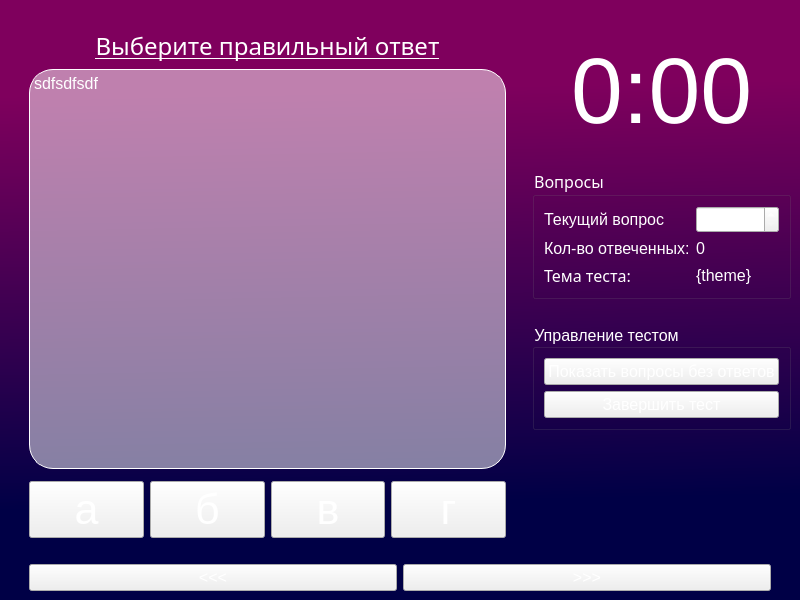
<?xml version="1.0" encoding="UTF-8"?>
<ui version="4.0">
 <class>MainWindow</class>
 <widget class="QMainWindow" name="MainWindow">
  <property name="geometry">
   <rect>
    <x>0</x>
    <y>0</y>
    <width>800</width>
    <height>600</height>
   </rect>
  </property>
  <property name="sizePolicy">
   <sizepolicy hsizetype="Maximum" vsizetype="Maximum">
    <horstretch>0</horstretch>
    <verstretch>0</verstretch>
   </sizepolicy>
  </property>
  <property name="minimumSize">
   <size>
    <width>800</width>
    <height>600</height>
   </size>
  </property>
  <property name="maximumSize">
   <size>
    <width>16777215</width>
    <height>16777215</height>
   </size>
  </property>
  <property name="windowTitle">
   <string>MainWindow</string>
  </property>
  <property name="styleSheet">
   <string notr="true">*{
	font-family: 'Circe';
	color: white;
	font-size: 12pt;
}

#question {
	color: white;
}

QButton {
	background-color: red;
}

#centralwidget {
    background-color: qlineargradient(spread:pad, x1:0.531, y1:0, x2:0.559, y2:1, stop:0.145251 rgba(127, 0, 93, 255), stop:0.836158 rgba(0, 0, 70, 255));
}

/*
background-color: qlineargradient(spread:pad, x1:0, y1:0, x2:0, y2:1, stop:0 rgba(255, 0, 0, 255), stop:0.339795 rgba(255, 0, 0, 255), stop:0.339799 rgba(255, 255, 255, 255), stop:0.662444 rgba(255, 255, 255, 255), stop:0.662469 rgba(0, 0, 255, 255), stop:1 rgba(0, 0, 255, 255));

qlineargradient(to top, #505285 0%, #585e92 12%, #65689f 25%, #7474b0 37%, #7e7ebb 50%, #8389c7 62%, #9795d4 75%, #a2a1dc 87%, #b5aee4 100%);
*/</string>
  </property>
  <property name="dockOptions">
   <set>QMainWindow::AllowTabbedDocks|QMainWindow::AnimatedDocks</set>
  </property>
  <widget class="QWidget" name="centralwidget">
   <property name="sizePolicy">
    <sizepolicy hsizetype="Preferred" vsizetype="Preferred">
     <horstretch>0</horstretch>
     <verstretch>0</verstretch>
    </sizepolicy>
   </property>
   <layout class="QGridLayout" name="gridLayout_3">
    <item row="0" column="0">
     <layout class="QVBoxLayout" name="verticalLayout">
      <property name="spacing">
       <number>6</number>
      </property>
      <property name="leftMargin">
       <number>20</number>
      </property>
      <property name="topMargin">
       <number>20</number>
      </property>
      <property name="rightMargin">
       <number>20</number>
      </property>
      <property name="bottomMargin">
       <number>20</number>
      </property>
      <item>
       <widget class="QLabel" name="label_4">
        <property name="font">
         <font>
          <family>Circe</family>
          <pointsize>18</pointsize>
          <underline>true</underline>
         </font>
        </property>
        <property name="styleSheet">
         <string notr="true">font-size: 18pt;</string>
        </property>
        <property name="text">
         <string>Выберите правильный ответ</string>
        </property>
        <property name="alignment">
         <set>Qt::AlignCenter</set>
        </property>
       </widget>
      </item>
      <item>
       <widget class="QTextBrowser" name="question">
        <property name="styleSheet">
         <string notr="true">background-color: rgba(255, 255, 255, 128);
border: 1px solid white;
border-radius: 24px;
box-shadow: 0px 0px 20px rgba(255, 0, 0, 255);</string>
        </property>
        <property name="html">
         <string>&lt;!DOCTYPE HTML PUBLIC &quot;-//W3C//DTD HTML 4.0//EN&quot; &quot;http://www.w3.org/TR/REC-html40/strict.dtd&quot;&gt;
&lt;html&gt;&lt;head&gt;&lt;meta name=&quot;qrichtext&quot; content=&quot;1&quot; /&gt;&lt;style type=&quot;text/css&quot;&gt;
p, li { white-space: pre-wrap; }
&lt;/style&gt;&lt;/head&gt;&lt;body style=&quot; font-family:'Circe'; font-size:12pt; font-weight:400; font-style:normal;&quot;&gt;
&lt;p style=&quot; margin-top:0px; margin-bottom:0px; margin-left:0px; margin-right:0px; -qt-block-indent:0; text-indent:0px;&quot;&gt;sdfsdfsdf&lt;/p&gt;&lt;/body&gt;&lt;/html&gt;</string>
        </property>
       </widget>
      </item>
      <item>
       <widget class="QFrame" name="frame">
        <property name="frameShape">
         <enum>QFrame::StyledPanel</enum>
        </property>
        <property name="frameShadow">
         <enum>QFrame::Plain</enum>
        </property>
        <property name="lineWidth">
         <number>20</number>
        </property>
        <property name="midLineWidth">
         <number>9</number>
        </property>
       </widget>
      </item>
      <item>
       <layout class="QHBoxLayout" name="horizontalLayout_2">
        <item>
         <widget class="QPushButton" name="pushButton_3">
          <property name="sizePolicy">
           <sizepolicy hsizetype="Preferred" vsizetype="Preferred">
            <horstretch>0</horstretch>
            <verstretch>0</verstretch>
           </sizepolicy>
          </property>
          <property name="styleSheet">
           <string notr="true">font-size: 32pt;</string>
          </property>
          <property name="text">
           <string>а</string>
          </property>
         </widget>
        </item>
        <item>
         <widget class="QPushButton" name="pushButton_4">
          <property name="sizePolicy">
           <sizepolicy hsizetype="Preferred" vsizetype="Preferred">
            <horstretch>0</horstretch>
            <verstretch>0</verstretch>
           </sizepolicy>
          </property>
          <property name="styleSheet">
           <string notr="true">font-size: 32pt;</string>
          </property>
          <property name="text">
           <string>б</string>
          </property>
         </widget>
        </item>
        <item>
         <widget class="QPushButton" name="pushButton_5">
          <property name="sizePolicy">
           <sizepolicy hsizetype="Preferred" vsizetype="Preferred">
            <horstretch>0</horstretch>
            <verstretch>0</verstretch>
           </sizepolicy>
          </property>
          <property name="styleSheet">
           <string notr="true">font-size: 32pt;</string>
          </property>
          <property name="text">
           <string>в</string>
          </property>
         </widget>
        </item>
        <item>
         <widget class="QPushButton" name="pushButton_6">
          <property name="sizePolicy">
           <sizepolicy hsizetype="Preferred" vsizetype="Preferred">
            <horstretch>0</horstretch>
            <verstretch>0</verstretch>
           </sizepolicy>
          </property>
          <property name="styleSheet">
           <string notr="true">font-size: 32pt;</string>
          </property>
          <property name="text">
           <string>г</string>
          </property>
         </widget>
        </item>
       </layout>
      </item>
     </layout>
    </item>
    <item row="0" column="1">
     <layout class="QVBoxLayout" name="verticalLayout_2">
      <property name="topMargin">
       <number>10</number>
      </property>
      <property name="bottomMargin">
       <number>107</number>
      </property>
      <item>
       <widget class="QLabel" name="label_5">
        <property name="sizePolicy">
         <sizepolicy hsizetype="Minimum" vsizetype="Fixed">
          <horstretch>0</horstretch>
          <verstretch>0</verstretch>
         </sizepolicy>
        </property>
        <property name="styleSheet">
         <string notr="true">font-family: &quot;Circe ExtraBold&quot;;
font-size: 70pt;</string>
        </property>
        <property name="frameShape">
         <enum>QFrame::NoFrame</enum>
        </property>
        <property name="text">
         <string>0:00</string>
        </property>
        <property name="alignment">
         <set>Qt::AlignCenter</set>
        </property>
       </widget>
      </item>
      <item>
       <widget class="QGroupBox" name="groupBox">
        <property name="sizePolicy">
         <sizepolicy hsizetype="Preferred" vsizetype="Maximum">
          <horstretch>0</horstretch>
          <verstretch>0</verstretch>
         </sizepolicy>
        </property>
        <property name="font">
         <font>
          <family>Circe</family>
          <pointsize>12</pointsize>
         </font>
        </property>
        <property name="styleSheet">
         <string notr="true"/>
        </property>
        <property name="title">
         <string>Вопросы</string>
        </property>
        <layout class="QGridLayout" name="gridLayout">
         <item row="0" column="0">
          <layout class="QFormLayout" name="formLayout">
           <item row="0" column="0">
            <widget class="QLabel" name="label">
             <property name="text">
              <string>Текущий вопрос</string>
             </property>
            </widget>
           </item>
           <item row="0" column="1">
            <widget class="QSpinBox" name="current_question"/>
           </item>
           <item row="1" column="0">
            <widget class="QLabel" name="label_2">
             <property name="text">
              <string>Кол-во отвеченных:</string>
             </property>
            </widget>
           </item>
           <item row="2" column="0">
            <widget class="QLabel" name="label_3">
             <property name="font">
              <font>
               <family>Circe</family>
               <pointsize>12</pointsize>
              </font>
             </property>
             <property name="styleSheet">
              <string notr="true"/>
             </property>
             <property name="text">
              <string>Тема теста:</string>
             </property>
             <property name="alignment">
              <set>Qt::AlignCenter</set>
             </property>
            </widget>
           </item>
           <item row="1" column="1">
            <widget class="QLabel" name="answered_count">
             <property name="text">
              <string>0</string>
             </property>
            </widget>
           </item>
           <item row="2" column="1">
            <widget class="QLabel" name="answered_count_2">
             <property name="text">
              <string>{theme}</string>
             </property>
            </widget>
           </item>
          </layout>
         </item>
        </layout>
       </widget>
      </item>
      <item>
       <widget class="QGroupBox" name="groupBox_2">
        <property name="sizePolicy">
         <sizepolicy hsizetype="Preferred" vsizetype="Maximum">
          <horstretch>0</horstretch>
          <verstretch>0</verstretch>
         </sizepolicy>
        </property>
        <property name="styleSheet">
         <string notr="true"/>
        </property>
        <property name="title">
         <string>Управление тестом</string>
        </property>
        <layout class="QGridLayout" name="gridLayout_2">
         <item row="0" column="0">
          <layout class="QFormLayout" name="formLayout_3">
           <item row="0" column="0" colspan="2">
            <widget class="QPushButton" name="pushButton_7">
             <property name="text">
              <string>Показать вопросы без ответов</string>
             </property>
            </widget>
           </item>
           <item row="1" column="0" colspan="2">
            <widget class="QPushButton" name="pushButton_8">
             <property name="text">
              <string>Завершить тест</string>
             </property>
            </widget>
           </item>
          </layout>
         </item>
        </layout>
       </widget>
      </item>
     </layout>
    </item>
    <item row="1" column="0" colspan="2">
     <layout class="QHBoxLayout" name="horizontalLayout">
      <property name="spacing">
       <number>6</number>
      </property>
      <property name="leftMargin">
       <number>20</number>
      </property>
      <property name="rightMargin">
       <number>20</number>
      </property>
      <property name="bottomMargin">
       <number>0</number>
      </property>
      <item>
       <widget class="QPushButton" name="pushButton">
        <property name="text">
         <string>&lt;&lt;&lt;</string>
        </property>
       </widget>
      </item>
      <item>
       <widget class="QPushButton" name="pushButton_2">
        <property name="sizePolicy">
         <sizepolicy hsizetype="Minimum" vsizetype="Fixed">
          <horstretch>0</horstretch>
          <verstretch>0</verstretch>
         </sizepolicy>
        </property>
        <property name="text">
         <string>&gt;&gt;&gt;</string>
        </property>
       </widget>
      </item>
     </layout>
    </item>
   </layout>
  </widget>
 </widget>
 <resources/>
 <connections/>
</ui>
